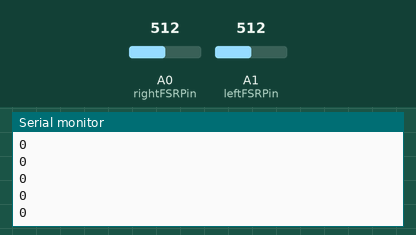
Simulated run of this sketch. Board: Arduino Uno, built with avr-gcc and run on an emulated ATmega328P. On the bench: the last lines printed to the serial monitor. Inputs (shaded band) come from the test bench; at power-on: A0 (rightFSRPin) = 512, A1 (leftFSRPin) = 512.

Above: at 1.2 s.
1.3 s: A0 (rightFSRPin) set to 716
At 1.31 s:
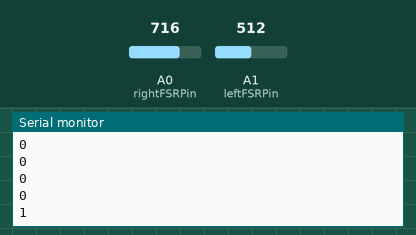
2.8 s: A1 (leftFSRPin) set to 716
At 2.82 s:
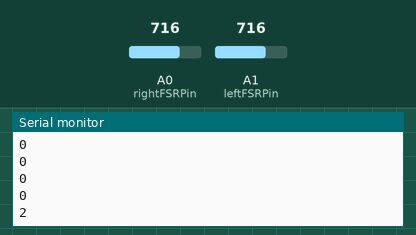
Timing chart, 0 to 5.8 s (numbered marks = the images above; inputs shaded):
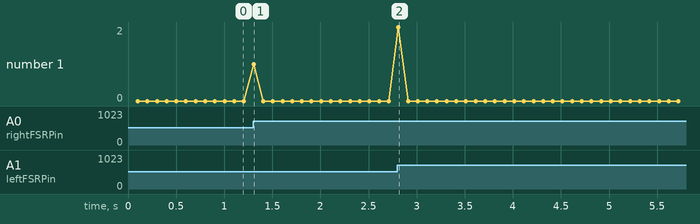

The sketch:

ArduinoFSR.ino
```cpp
const int leftFSRPin = A1;
const int rightFSRPin = A0;

int leftFsrValue = 0;
int rightFsrValue = 0;
int lastLeftValue = 0;
int lastRightValue = 0;

bool first = true;

const float THRESHOLD = 25;

int freeRam () {
  extern int __heap_start, *__brkval;
  int v;
  return (int) &v - (__brkval == 0 ? (int) &__heap_start : (int) __brkval);
}

void setup()
{
  Serial.begin(9600);
}

void loop()
{
  leftFsrValue = analogRead(leftFSRPin);
  rightFsrValue = analogRead(rightFSRPin);

  if(first)
  {
    lastLeftValue = leftFsrValue;
    lastRightValue = rightFsrValue;
    first = false;
  }
  else
  {
    int output = 0;

    if(rightFsrValue > lastRightValue + THRESHOLD)// || rightFsrValue < lastRightValue - THRESHOLD)
    {
      output += 1;
    }

    if(leftFsrValue > lastLeftValue + THRESHOLD)// || leftFsrValue < lastLeftValue - THRESHOLD)
    {
      output += 2;
    }

    Serial.println(String(output));

    //String leftString = String(leftFsrValue);
    //String rightString = String(rightFsrValue);
    //Serial.println(leftString + "," + rightString + " : " + String(leftMid) + "," + String(rightMid));
//    Serial.println(freeRam());

    lastLeftValue = leftFsrValue;
    lastRightValue = rightFsrValue;
  }

  delay(100);
}
```

Measured:
- after the input at 1.3 s, the serial monitor: prints a new line at once (image 1)
- after the input at 2.8 s, the serial monitor: prints a new line at once (image 2)
